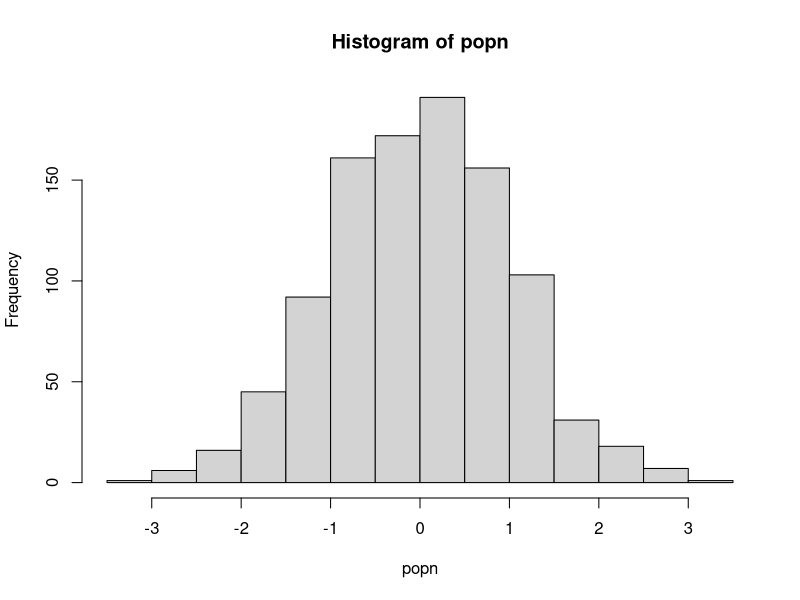

Generate this figure with R:
#!/usr/bin/env R

######### Functions ##########

## A function to make a sample of size n from a population "popn" and return its mean
myexperiment <- function(popn, n){
    pop_sample <- sample(popn, n, replace = FALSE)
    return(mean(pop_sample))   
}

## Calculate means using a for loop without preallocation:
loopy_sample1 <- function(popn, n, num){
    result1 <- vector() #Initialize empty vector of size 1
    for(i in 1:num){
        result1 <- c(result1, myexperiment(popn, n))
    }
        return(result1)
}

## To run "num" iterations of the experiment using a for loop on a vector with preallocation:
loopy_sample2 <- function(popn, n, num){
    result2 <- vector(,num) #Preallocate expected size
    for(i in 1:num){
        result2[i] <- myexperiment(popn, n)
    }
        return(result2)
}

## To run "num" iterations of the experiment using a for loop on a list with preallocaiton:
loopy_sample3 <- function(popn, n, num){
    result3 <-vector("list", num) #Preallocate expected size
    for(i in 1:num){
        result3[[i]] <- myexperiment(popn, n)
    }
        return(result3)
}

## To run "num" iterations of the experiment using vectorization with lapply:
lapply_sample <- function(popn, n, num){
    result4 <- lapply(1:num, function(i) myexperiment(popn, n))
    return(result4)
}

## To run "num" iterations of the experiment using vectorization with sapply:
sapply_sample <- function(popn, n, num){
    result5 <- sapply(1:num, function(i) myexperiment(popn, n))
    return(result5)
}

popn <- rnorm(1000) # Generate the population
hist(popn)

n <- 20 # sample size for each experiment
num <- 1000 # Number of times to rerun the experiment

print("The loopy, non-preallocation approach takes:" )
print(system.time(loopy_sample1(popn, n, num)))

print("The loopy, but with preallocation approach takes:" )
print(system.time(loopy_sample2(popn, n, num)))

print("The loopy, non-preallocation approach takes:" )
print(system.time(loopy_sample3(popn, n, num)))

print("The vectorized sapply approach takes:" )
print(system.time(sapply_sample(popn, n, num)))

print("The vectorized lapply approach takes:" )
print(system.time(lapply_sample(popn, n, num)))

